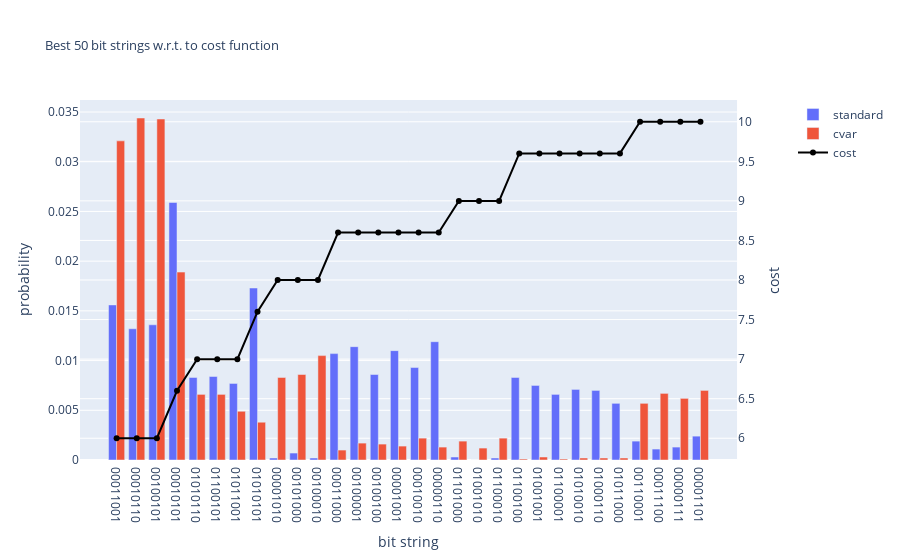

The notebook cell saved with this chart:
### Code cell
from plotly.subplots import make_subplots

fig = make_subplots(specs=[[{"secondary_y": True}]])

fig.add_trace(go.Bar(
    x=df_plot["bit_string"],
    y=df_plot["probability"],
    name="standard"
))
fig.add_trace(go.Bar(
    x=df_plot["bit_string"],
    y=df_plot["probability_cvar"],
    name="cvar"
))

fig.add_trace(go.Scatter(
    x=df_plot["bit_string"],
    y=df_plot["cost"],
    mode="lines+markers",
    line_color="black",
    line_width=2,
    name="cost"),
secondary_y=True
)

fig.update_xaxes(
    title="bit string")
fig.update_yaxes(
    title="probability")
fig.update_yaxes(
    title="cost",
    secondary_y=True)
fig.update_layout(
    title="Best 50 bit strings w.r.t. to cost function",
    title_font_size=13
)

### Figure 1 — Plotly figure (JSON) as saved in the notebook; plotly's stock layout.template omitted (floating-point values rounded to 4 significant figures)
{"data": [{"name": "standard", "type": "bar", "x": ["00011001", "00010110", "00100101", "00010101", "01010110", "01100101", "01011001", "01010101", "00001010", "00101000", "00100010", "00011000", "00100001", "00100100", "00001001", "00010010", "00000110", "01101000", "01001010", "01100010", "01100100", "01001001", "01100001", "01010010", "01000110", "01011000", "00110001", "00011100", "00000111", "00001101"], "y": [0.0156, 0.0132, 0.0136, 0.0259, 0.0083, 0.0084, 0.0077, 0.0173, 0.0002, 0.0007, 0.0002, 0.0107, 0.0114, 0.0086, 0.011, 0.0093, 0.0119, 0.0003, 0, 0.0002, 0.0083, 0.0075, 0.0066, 0.0071, 0.007, 0.0057, 0.0019, 0.0011, 0.0013, 0.0024]}, {"name": "cvar", "type": "bar", "x": ["00011001", "00010110", "00100101", "00010101", "01010110", "01100101", "01011001", "01010101", "00001010", "00101000", "00100010", "00011000", "00100001", "00100100", "00001001", "00010010", "00000110", "01101000", "01001010", "01100010", "01100100", "01001001", "01100001", "01010010", "01000110", "01011000", "00110001", "00011100", "00000111", "00001101"], "y": [0.0321, 0.0344, 0.0343, 0.0189, 0.0066, 0.0066, 0.0049, 0.0038, 0.0083, 0.0086, 0.0105, 0.001, 0.0017, 0.0016, 0.0014, 0.0022, 0.0013, 0.0019, 0.0012, 0.0022, 0.0001, 0.0003, 0.0001, 0.0002, 0.0002, 0.0002, 0.0057, 0.0067, 0.0062, 0.007]}, {"line": {"color": "black", "width": 2}, "mode": "lines+markers", "name": "cost", "type": "scatter", "x": ["00011001", "00010110", "00100101", "00010101", "01010110", "01100101", "01011001", "01010101", "00001010", "00101000", "00100010", "00011000", "00100001", "00100100", "00001001", "00010010", "00000110", "01101000", "01001010", "01100010", "01100100", "01001001", "01100001", "01010010", "01000110", "01011000", "00110001", "00011100", "00000111", "00001101"], "xaxis": "x", "y": [6, 6, 6, 6.6, 7.0, 7.0, 7.0, 7.6, 8.0, 8.0, 8.0, 8.6, 8.6, 8.6, 8.6, 8.6, 8.6, 9.0, 9.0, 9.0, 9.6, 9.6, 9.6, 9.6, 9.6, 9.6, 10.0, 10.0, 10.0, 10.0], "yaxis": "y2"}], "layout": {"title": {"font": {"size": 13}, "text": "Best 50 bit strings w.r.t. to cost function"}, "xaxis": {"anchor": "y", "domain": [0, 0.94], "title": {"text": "bit string"}}, "yaxis": {"anchor": "x", "domain": [0, 1], "title": {"text": "probability"}}, "yaxis2": {"anchor": "x", "overlaying": "y", "side": "right", "title": {"text": "cost"}}}}
